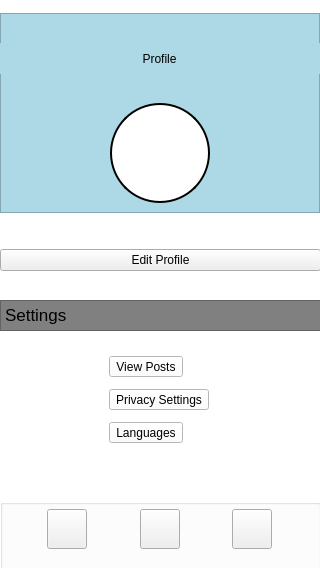
<?xml version="1.0" encoding="UTF-8"?>
<ui version="4.0">
 <class>ProfileWindow</class>
 <widget class="QMainWindow" name="ProfileWindow">
  <property name="geometry">
   <rect>
    <x>0</x>
    <y>0</y>
    <width>320</width>
    <height>568</height>
   </rect>
  </property>
  <property name="minimumSize">
   <size>
    <width>320</width>
    <height>568</height>
   </size>
  </property>
  <property name="maximumSize">
   <size>
    <width>320</width>
    <height>568</height>
   </size>
  </property>
  <property name="windowTitle">
   <string>MainWindow</string>
  </property>
  <widget class="QWidget" name="centralwidget">
   <property name="styleSheet">
    <string notr="true">#centralwidget{
background-color: white;
}</string>
   </property>
   <widget class="QWidget" name="verticalLayoutWidget">
    <property name="geometry">
     <rect>
      <x>0</x>
      <y>0</y>
      <width>321</width>
      <height>734</height>
     </rect>
    </property>
    <layout class="QVBoxLayout" name="MainVertBox">
     <item>
      <widget class="QFrame" name="TopBanner">
       <property name="maximumSize">
        <size>
         <width>320</width>
         <height>200</height>
        </size>
       </property>
       <property name="styleSheet">
        <string notr="true">background-color: lightblue;


</string>
       </property>
       <property name="frameShape">
        <enum>QFrame::Shape::StyledPanel</enum>
       </property>
       <property name="frameShadow">
        <enum>QFrame::Shadow::Raised</enum>
       </property>
       <widget class="QFrame" name="frame">
        <property name="geometry">
         <rect>
          <x>110</x>
          <y>90</y>
          <width>100</width>
          <height>100</height>
         </rect>
        </property>
        <property name="maximumSize">
         <size>
          <width>100</width>
          <height>100</height>
         </size>
        </property>
        <property name="styleSheet">
         <string notr="true">border: 2px solid black; 
border-radius: 50px;    
background-color: white;   
</string>
        </property>
        <property name="frameShape">
         <enum>QFrame::Shape::NoFrame</enum>
        </property>
        <property name="frameShadow">
         <enum>QFrame::Shadow::Plain</enum>
        </property>
       </widget>
       <widget class="QWidget" name="horizontalLayoutWidget_2">
        <property name="geometry">
         <rect>
          <x>-1</x>
          <y>30</y>
          <width>321</width>
          <height>31</height>
         </rect>
        </property>
        <layout class="QHBoxLayout" name="horizontalLayout_4">
         <item>
          <widget class="QLabel" name="label">
           <property name="minimumSize">
            <size>
             <width>39</width>
             <height>0</height>
            </size>
           </property>
           <property name="text">
            <string>Profile</string>
           </property>
           <property name="alignment">
            <set>Qt::AlignmentFlag::AlignCenter</set>
           </property>
          </widget>
         </item>
        </layout>
       </widget>
      </widget>
     </item>
     <item>
      <spacer name="verticalSpacer_2">
       <property name="orientation">
        <enum>Qt::Orientation::Vertical</enum>
       </property>
       <property name="sizeType">
        <enum>QSizePolicy::Policy::Fixed</enum>
       </property>
       <property name="sizeHint" stdset="0">
        <size>
         <width>20</width>
         <height>17</height>
        </size>
       </property>
      </spacer>
     </item>
     <item>
      <widget class="QPushButton" name="pushButton_4">
       <property name="styleSheet">
        <string notr="true">    color: black;
</string>
       </property>
       <property name="text">
        <string>Edit Profile</string>
       </property>
      </widget>
     </item>
     <item>
      <spacer name="verticalSpacer">
       <property name="orientation">
        <enum>Qt::Orientation::Vertical</enum>
       </property>
       <property name="sizeType">
        <enum>QSizePolicy::Policy::Maximum</enum>
       </property>
       <property name="sizeHint" stdset="0">
        <size>
         <width>20</width>
         <height>10</height>
        </size>
       </property>
      </spacer>
     </item>
     <item>
      <widget class="QFrame" name="Settings">
       <property name="maximumSize">
        <size>
         <width>320</width>
         <height>150</height>
        </size>
       </property>
       <property name="styleSheet">
        <string notr="true">
background-color: white;   
</string>
       </property>
       <property name="frameShape">
        <enum>QFrame::Shape::NoFrame</enum>
       </property>
       <property name="frameShadow">
        <enum>QFrame::Shadow::Plain</enum>
       </property>
       <widget class="QTextBrowser" name="textBrowser">
        <property name="geometry">
         <rect>
          <x>0</x>
          <y>0</y>
          <width>321</width>
          <height>31</height>
         </rect>
        </property>
        <property name="autoFillBackground">
         <bool>false</bool>
        </property>
        <property name="styleSheet">
         <string notr="true">background-color: Grey;
</string>
        </property>
        <property name="verticalScrollBarPolicy">
         <enum>Qt::ScrollBarPolicy::ScrollBarAlwaysOff</enum>
        </property>
        <property name="horizontalScrollBarPolicy">
         <enum>Qt::ScrollBarPolicy::ScrollBarAlwaysOff</enum>
        </property>
        <property name="html">
         <string>&lt;!DOCTYPE HTML PUBLIC &quot;-//W3C//DTD HTML 4.0//EN&quot; &quot;http://www.w3.org/TR/REC-html40/strict.dtd&quot;&gt;
&lt;html&gt;&lt;head&gt;&lt;meta name=&quot;qrichtext&quot; content=&quot;1&quot; /&gt;&lt;meta charset=&quot;utf-8&quot; /&gt;&lt;style type=&quot;text/css&quot;&gt;
p, li { white-space: pre-wrap; }
hr { height: 1px; border-width: 0; }
li.unchecked::marker { content: &quot;\2610&quot;; }
li.checked::marker { content: &quot;\2612&quot;; }
&lt;/style&gt;&lt;/head&gt;&lt;body style=&quot; font-family:'Segoe UI'; font-size:9pt; font-weight:400; font-style:normal;&quot;&gt;
&lt;p style=&quot; margin-top:0px; margin-bottom:0px; margin-left:0px; margin-right:0px; -qt-block-indent:0; text-indent:0px;&quot;&gt;&lt;span style=&quot; font-family:'.AppleSystemUIFont'; font-size:13pt;&quot;&gt;Settings&lt;/span&gt;&lt;/p&gt;
&lt;p style=&quot;-qt-paragraph-type:empty; margin-top:0px; margin-bottom:0px; margin-left:0px; margin-right:0px; -qt-block-indent:0; text-indent:0px; font-family:'.AppleSystemUIFont'; font-size:13pt;&quot;&gt;&lt;br /&gt;&lt;/p&gt;&lt;/body&gt;&lt;/html&gt;</string>
        </property>
       </widget>
       <widget class="QWidget" name="horizontalLayoutWidget_3">
        <property name="geometry">
         <rect>
          <x>-1</x>
          <y>50</y>
          <width>321</width>
          <height>101</height>
         </rect>
        </property>
        <layout class="QHBoxLayout" name="horizontalLayout_5">
         <item>
          <layout class="QVBoxLayout" name="verticalLayout">
           <item>
            <widget class="QToolButton" name="toolButton_2">
             <property name="styleSheet">
              <string notr="true">    color: black;
</string>
             </property>
             <property name="text">
              <string>View Posts</string>
             </property>
             <property name="icon">
              <iconset resource="ressources.qrc">
               <normaloff>:/images/1077035.png</normaloff>:/images/1077035.png</iconset>
             </property>
             <property name="toolButtonStyle">
              <enum>Qt::ToolButtonStyle::ToolButtonTextBesideIcon</enum>
             </property>
            </widget>
           </item>
           <item>
            <widget class="QToolButton" name="toolButton_3">
             <property name="styleSheet">
              <string notr="true">    color: black;
</string>
             </property>
             <property name="text">
              <string>Privacy Settings</string>
             </property>
             <property name="icon">
              <iconset resource="ressources.qrc">
               <normaloff>:/images/4104794.png</normaloff>:/images/4104794.png</iconset>
             </property>
             <property name="toolButtonStyle">
              <enum>Qt::ToolButtonStyle::ToolButtonTextBesideIcon</enum>
             </property>
            </widget>
           </item>
           <item>
            <widget class="QToolButton" name="toolButton">
             <property name="styleSheet">
              <string notr="true">    color: black;
</string>
             </property>
             <property name="text">
              <string>Languages</string>
             </property>
             <property name="icon">
              <iconset resource="ressources.qrc">
               <normaloff>:/images/language.png</normaloff>:/images/language.png</iconset>
             </property>
             <property name="toolButtonStyle">
              <enum>Qt::ToolButtonStyle::ToolButtonTextBesideIcon</enum>
             </property>
            </widget>
           </item>
          </layout>
         </item>
        </layout>
       </widget>
      </widget>
     </item>
     <item>
      <spacer name="verticalSpacer_7">
       <property name="orientation">
        <enum>Qt::Orientation::Vertical</enum>
       </property>
       <property name="sizeType">
        <enum>QSizePolicy::Policy::Fixed</enum>
       </property>
       <property name="sizeHint" stdset="0">
        <size>
         <width>20</width>
         <height>30</height>
        </size>
       </property>
      </spacer>
     </item>
     <item>
      <widget class="QGroupBox" name="MenuOptions">
       <property name="minimumSize">
        <size>
         <width>0</width>
         <height>60</height>
        </size>
       </property>
       <property name="maximumSize">
        <size>
         <width>16777215</width>
         <height>220</height>
        </size>
       </property>
       <property name="toolTipDuration">
        <number>-1</number>
       </property>
       <property name="styleSheet">
        <string notr="true">#MenuOptions {
    background-color: white;
}</string>
       </property>
       <property name="title">
        <string/>
       </property>
       <property name="alignment">
        <set>Qt::AlignmentFlag::AlignJustify|Qt::AlignmentFlag::AlignVCenter</set>
       </property>
       <property name="flat">
        <bool>true</bool>
       </property>
       <widget class="QWidget" name="horizontalLayoutWidget">
        <property name="geometry">
         <rect>
          <x>0</x>
          <y>0</y>
          <width>319</width>
          <height>61</height>
         </rect>
        </property>
        <layout class="QHBoxLayout" name="horizontalLayout">
         <item>
          <spacer name="horizontalSpacer_3">
           <property name="orientation">
            <enum>Qt::Orientation::Horizontal</enum>
           </property>
           <property name="sizeHint" stdset="0">
            <size>
             <width>40</width>
             <height>20</height>
            </size>
           </property>
          </spacer>
         </item>
         <item>
          <widget class="QPushButton" name="FriendsButton">
           <property name="minimumSize">
            <size>
             <width>40</width>
             <height>40</height>
            </size>
           </property>
           <property name="layoutDirection">
            <enum>Qt::LayoutDirection::RightToLeft</enum>
           </property>
           <property name="text">
            <string/>
           </property>
           <property name="icon">
            <iconset resource="ressources.qrc">
             <normaloff>:/images/friendsIcon.png</normaloff>:/images/friendsIcon.png</iconset>
           </property>
           <property name="iconSize">
            <size>
             <width>40</width>
             <height>40</height>
            </size>
           </property>
          </widget>
         </item>
         <item>
          <spacer name="horizontalSpacer">
           <property name="orientation">
            <enum>Qt::Orientation::Horizontal</enum>
           </property>
           <property name="sizeHint" stdset="0">
            <size>
             <width>40</width>
             <height>20</height>
            </size>
           </property>
          </spacer>
         </item>
         <item>
          <widget class="QPushButton" name="PostsButton">
           <property name="minimumSize">
            <size>
             <width>40</width>
             <height>40</height>
            </size>
           </property>
           <property name="text">
            <string/>
           </property>
           <property name="icon">
            <iconset resource="ressources.qrc">
             <normaloff>:/images/postsImage.png</normaloff>:/images/postsImage.png</iconset>
           </property>
           <property name="iconSize">
            <size>
             <width>40</width>
             <height>40</height>
            </size>
           </property>
          </widget>
         </item>
         <item>
          <spacer name="horizontalSpacer_2">
           <property name="orientation">
            <enum>Qt::Orientation::Horizontal</enum>
           </property>
           <property name="sizeHint" stdset="0">
            <size>
             <width>40</width>
             <height>20</height>
            </size>
           </property>
          </spacer>
         </item>
         <item>
          <widget class="QPushButton" name="ProfileButton">
           <property name="minimumSize">
            <size>
             <width>40</width>
             <height>40</height>
            </size>
           </property>
           <property name="text">
            <string/>
           </property>
           <property name="icon">
            <iconset resource="ressources.qrc">
             <normaloff>:/images/profileImage.png</normaloff>:/images/profileImage.png</iconset>
           </property>
           <property name="iconSize">
            <size>
             <width>40</width>
             <height>40</height>
            </size>
           </property>
          </widget>
         </item>
         <item>
          <spacer name="horizontalSpacer_4">
           <property name="orientation">
            <enum>Qt::Orientation::Horizontal</enum>
           </property>
           <property name="sizeHint" stdset="0">
            <size>
             <width>40</width>
             <height>20</height>
            </size>
           </property>
          </spacer>
         </item>
        </layout>
       </widget>
      </widget>
     </item>
    </layout>
   </widget>
  </widget>
 </widget>
 <resources>
  <include location="ressources.qrc"/>
 </resources>
 <connections/>
</ui>
